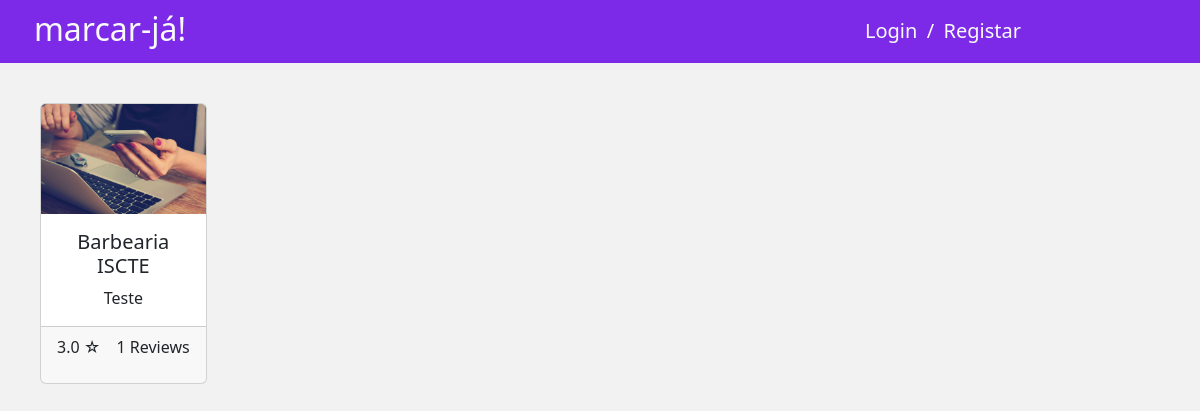
Page /my_scheduler_api/ on the committed database.
### my_scheduler_api/models.py (models this page shows, shortened)
class Services(models.Model):
    client = models.ForeignKey(Client, on_delete=models.CASCADE)
    name = models.CharField(max_length=100)
    selected_times = models.JSONField()
    menuItems = models.JSONField()
    description = models.TextField()
    address = models.CharField(max_length=255)
    icon = models.ImageField(default="static/media/profile_default.png")
    banner = models.ImageField(default="static/media/profile_default.png")
    is_approved = models.BooleanField(default=False)
    def calculate_average_rating(self):
        reviews = Review.objects.filter(service=self)
        average_rating = reviews.aggregate(Avg('stars'))['stars__avg']
        if average_rating is None:
            return 0
        else:
            return round(average_rating, 1)
    def review_count(self):
        reviews = Review.objects.filter(service=self)
        count = reviews.count()
        return count

### my_scheduler_api/views.py (the view)
# urls.py: path('', views.index, name="index"),
def index(request):
    services = Services.objects.all()
    return render(request, 'index.html', {'services': services})

### my_scheduler_api/templates/index.html (shortened to what this page needs)
<!DOCTYPE html>
<html lang="pt">
<head>
    <link rel="stylesheet"
          href="https://cdnjs.cloudflare.com/ajax/libs/bootstrap-select/1.14.0-beta2/css/bootstrap-select.min.css">
    {% load static %}
    <link rel="stylesheet" type="text/css" href="{% static 'my_scheduler_api/bootstrap.min.css' %}"/>
    <link rel="stylesheet" type="text/css" href="{% static 'my_scheduler_api/style.css' %}"/>
</head>
<body class="bodyDiferent">
<header class="container-fluid">
    <div class="d-flex flex-row justify-content-between align-items-center">
        <div class="mr-left col-2">
            <a class="link-light link-opacity-50-hover link-underline link-underline-opacity-0"
               href="{% url 'my_scheduler_api:index' %}"><h2>marcar-já!</h2></a>
        </div>
        <div class="mr-right col-5">
            {% if not request.user.is_authenticated %}
                <a class="link-light link-opacity-50-hover link-underline link-underline-opacity-0"
                   href="{% url 'my_scheduler_api:register_or_login' %}?tab=login"><h5 class="d-inline">Login</h5></a>
                <h5 class="d-inline">&nbsp/&nbsp</h5>
                <a class="link-light link-opacity-50-hover link-underline link-underline-opacity-0"
                   href="{% url 'my_scheduler_api:register_or_login' %}?tab=register"><h5 class="d-inline">Registar</h5>
                </a>
            {% endif %}
        </div>
    </div>
</header>
<div class="content mt-4 ml-4 mr-4 mb-4">
    {% block conteudo %}
        <div class="row g-4" id="content-container">
            {% for service in services %}
                {% if service.is_approved %}
                    <div class="col-12 col-sm-6 col-md-4 col-lg-3 col-xl-2">
                        <a href="{% url 'my_scheduler_api:serviceDetail' service.id %}" class="service-link">
                            <div class="card h-100">
                                <img src="{% static 'my_scheduler_api/images/frontImg.jpg' %}" class="card-img-top"
                                     alt="Icone de {{ service.name }}">
                                <div class="card-body">
                                    <h5 class="card-title">{{ service.name }}</h5>
                                    <p class="card-text">{{ service.description |truncatechars:150 }}</p>
                                </div>
                                <div class="card-footer d-flex justify-content-between">
                                    <div class="left-content">
                                        <p class="average-rating">{{ service.calculate_average_rating }} ☆</p>
                                    </div>
                                    <div class="right-content">
                                        <p class="review-count">{{ service.review_count }} Reviews</p>
                                    </div>
                                </div>
                            </div>
                        </a>
                    </div>
                {% endif %}
            {% endfor %}
        </div>
    {% endblock %}
</div>
</body>
</html>

### my_scheduler_api/static/my_scheduler_api/style.css (style rules this page uses)
header { background-color: #7d2ae8; color: #fff; }
h2 { margin-top: 10px; margin-bottom: 15px; }
body { text-align: center; }

### rows in the picture
Services: is_approved True (drawn), name "Barbearia ISCTE", description "Teste", calculate_average_rating "3.0", review_count "1"
